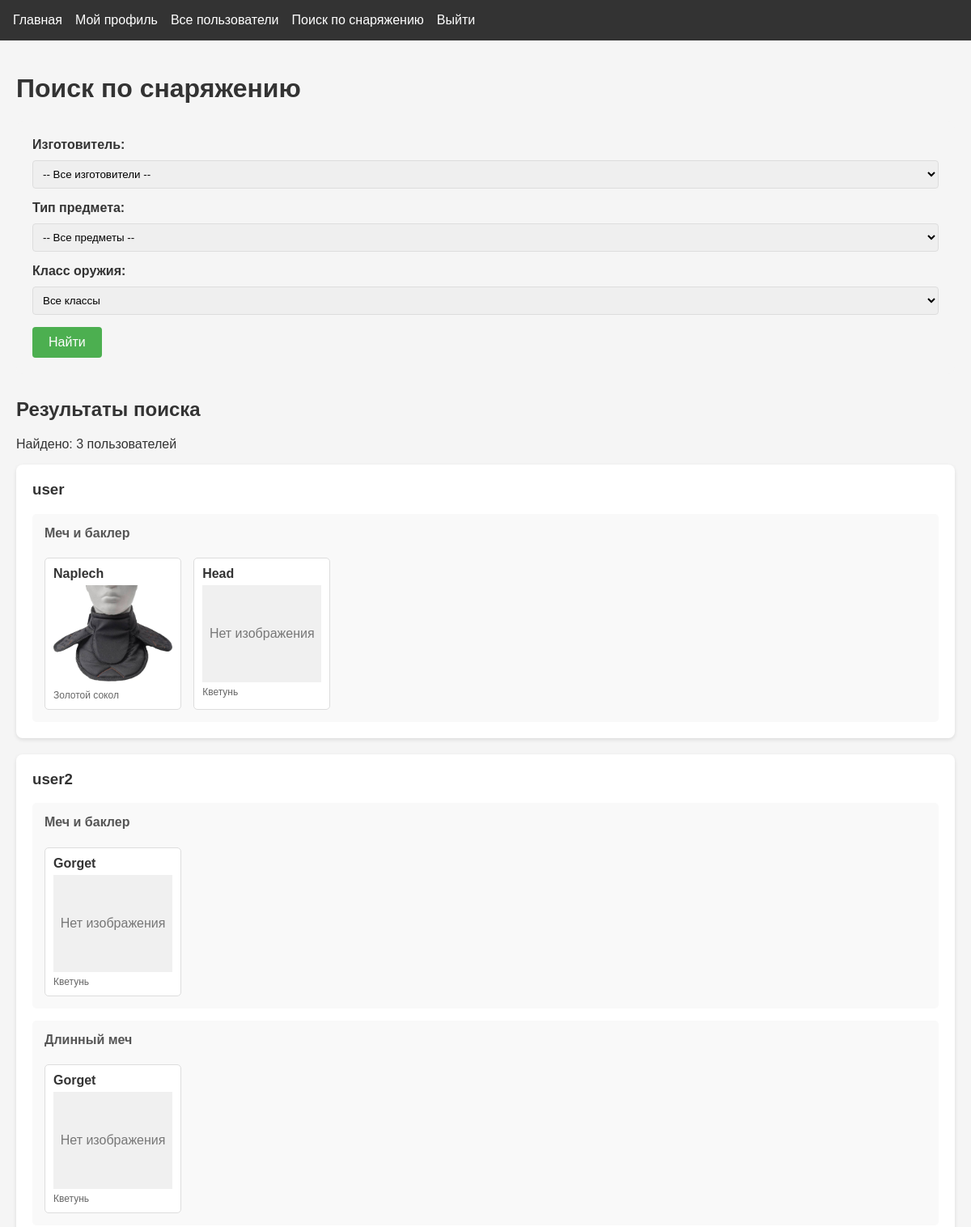
/search (signed in, upper part), run on an earlier commit of the app's database.
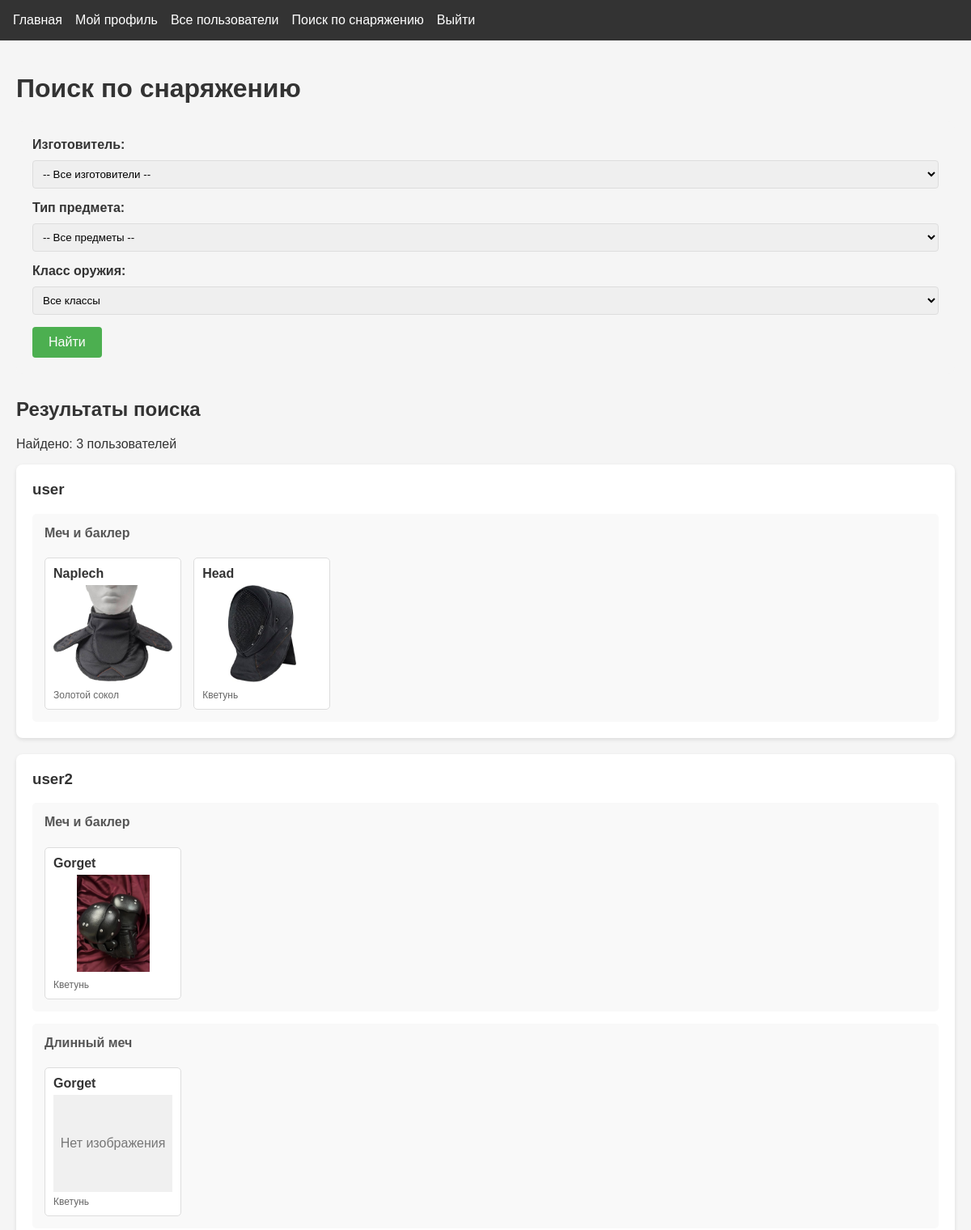
And on a later commit of the database.
### app.py (models this page shows)
class User(db.Model, UserMixin):
    id = db.Column(db.Integer, primary_key=True)
    username = db.Column(db.String(80), unique=True, nullable=False)
    password = db.Column(db.String(120), nullable=False)
    weapon_class = db.Column(db.String(20), default="sword_buckler")
    age = db.Column(db.Integer)
    real_name = db.Column(db.String(100))
    has_longsword = db.Column(db.Boolean, default=False)
    longsword_since = db.Column(db.Date)
    has_rapier = db.Column(db.Boolean, default=False)
    rapier_since = db.Column(db.Date)
    has_sabre = db.Column(db.Boolean, default=False)
    sabre_since = db.Column(db.Date)
    has_sword_buckler = db.Column(db.Boolean, default=False)
    sword_buckler_since = db.Column(db.Date)
    items = db.relationship(
        "InventoryItem", backref="user", lazy=True, cascade="all, delete-orphan"
    )

class InventoryItem(db.Model):
    id = db.Column(db.Integer, primary_key=True)
    user_id = db.Column(db.Integer, db.ForeignKey("user.id"), nullable=False)
    model = db.Column(db.String(20), default="none")  # изготовитель
    model_site = db.Column(db.Text)  # ссылка на изготовителя
    weapon_class = db.Column(db.String(20), default="all")  # 'all' или конкретный класс
    item_type = db.Column(db.String(20), nullable=False)
    image_paths = db.Column(db.Text)
    description = db.Column(db.Text)
    pros = db.Column(db.Text)
    cons = db.Column(db.Text)
    rating = db.Column(db.Integer)

### app.py (the view)
@app.route("/search")
@login_required
def user_search_equip():
    manufacturer = request.args.get("manufacturer", "")
    item_type = request.args.get("item_type", "")
    weapon_class = request.args.get("weapon_class", "all")
    users = User.query.order_by(User.username).all()
    results = []
    for user in users:
        query = InventoryItem.query.filter_by(user_id=user.id)
        if manufacturer:
            query = query.filter_by(model=manufacturer)
        if item_type:
            query = query.filter_by(item_type=item_type)
        if weapon_class != "all":
            query = query.filter(
                (InventoryItem.weapon_class == weapon_class) |
                (InventoryItem.weapon_class == "all")
            )
        items = query.all()
        if items:
            items_by_class = {}
            for item in items:
                if item.weapon_class not in items_by_class:
                    items_by_class[item.weapon_class] = []
                items_by_class[item.weapon_class].append(item)
            results.append({
                "user": user,
                "items_by_class": items_by_class
            })
    item_types = [
        "gorget", "head", "namasnik", "naplech", "torso",
        "ng", "brass", "lokti", "gloves", "sht",
        "pants", "shoes", "bag", "sword1", "sword2", "sword3"
    ]
    return render_template(
        "search.html",
        results=results,
        search_manufacturer=manufacturer,
        search_item_type=item_type,
        search_weapon_class=weapon_class,
        weapon_classes={
            "sword_buckler": "Меч и баклер",
            "longsword": "Длинный меч",
            "rapier_dagger": "Рапира и дага",
            "sabre": "Сабля",
            "all": "Все классы"
        },
        manufacturers=[
            ("Kvetun", "Кветунь"),
            ("Gold_Sokol", "Золотой сокол"),
            ("PikeArmory", "Pike Armory")
        ],
        item_types=item_types
    )

### app.py (called while the page is built)
@login_manager.user_loader
def load_user(user_id):
    return User.query.get(int(user_id))

### templates/search.html (shortened to what this page needs)
{% extends "base.html" %}
{% block content %}
<div class="search-container">
    <h1>Поиск по снаряжению</h1>
    <div class="search-box">
        <form action="{{ url_for('user_search_equip') }}" method="GET">
            <div class="form-group">
                <label for="manufacturer">Изготовитель:</label>
                <select id="manufacturer" name="manufacturer">
                    <option value="">-- Все изготовители --</option>
                </select>
            </div>
            <div class="form-group">
                <label for="item_type">Тип предмета:</label>
                <select id="item_type" name="item_type">
                    <option value="">-- Все предметы --</option>
                </select>
            </div>
            <div class="form-group">
                <label for="weapon_class">Класс оружия:</label>
                <select id="weapon_class" name="weapon_class">
                    {% for value, name in weapon_classes.items() %}
                    <option value="{{ value }}" {% if search_weapon_class == value %}selected{% endif %}>{{ name }}</option>
                    {% endfor %}
                </select>
            </div>
            <button type="submit" class="btn">Найти</button>
        </form>
    </div>
    {% if results %}
    <div class="search-results">
        <h2>Результаты поиска</h2>
        <p>Найдено: {{ results|length }} пользователей</p>
        {% for result in results %}
        <div class="user-result">
            <h3>
                <a href="{{ url_for('view_profile', username=result.user.username) }}">
                    {{ result.user.username }}
                </a>
            </h3>
            {% for weapon_class, items in result.items_by_class.items() %}
            <div class="weapon-class-section">
                <h4>{{ weapon_classes.get(weapon_class, weapon_class) }}</h4>
                <div class="items-grid">
                    {% for item in items %}
                    <div class="search-item" onclick="showTooltip(event)">
                        <div class="item-type">{{ item.item_type }}</div>
                        {% if item.image_paths %}
                        <img src="{{ url_for('static', filename='uploads/' + item.image_paths.split(',')[0]) }}"
                             alt="{{ item.item_type }}"
                             data-description="{{ item.description }}"
                             data-pros="{{ item.pros }}"
                             data-cons="{{ item.cons }}"
                             data-model="{{ item.model }}"
                             data-rating="{{ item.rating }}"
                             data-images="{{ item.image_paths }}">
                        {% else %}
                        <div class="no-image">Нет изображения</div>
                        {% endif %}
                        <div class="item-model">
                            {% if item.model == "Kvetun" %}Кветунь
                            {% elif item.model == "Gold_Sokol" %}Золотой сокол
                            {% elif item.model == "PikeArmory" %}Pike Armory
                            {% else %}{{ item.model }}
                            {% endif %}
                        </div>
                    </div>
                    {% endfor %}
                </div>
            </div>
            {% endfor %}
        </div>
        {% endfor %}
    </div>
    {% elif request.args.get('manufacturer') or request.args.get('item_type') or request.args.get('weapon_class') %}
    <div class="no-results">
        <p>Ничего не найдено по вашему запросу.</p>
    </div>
    {% endif %}
</div>
{% endblock %}

### templates/base.html (shortened to what this page needs)
<!DOCTYPE html>
<html lang="ru">
<head>
    <link rel="stylesheet" href="{{ url_for('static', filename='css/style.css') }}">
</head>
<body>
    <header>
        <nav>
            <a href="{{ url_for('index') }}">Главная</a>
            {% if current_user.is_authenticated %}
                <a href="{{ url_for('my_profile') }}">Мой профиль</a>
                 <a href="{{ url_for('user_list') }}">Все пользователи</a>
                 <a href="{{ url_for('user_search_equip') }}">Поиск по снаряжению</a>
                <a href="{{ url_for('logout') }}">Выйти</a>
            {% else %}
                <a href="{{ url_for('login') }}">Войти</a>
                <a href="{{ url_for('register') }}">Регистрация</a>
            {% endif %}
        </nav>
    </header>
    <main>
        {% block content %}{% endblock %}
    </main>
</body>
</html>

### static/css/style.css (style rules this page uses)
body { font-family: 'Arial', sans-serif; margin: 0; padding: 0; background-color: #f5f5f5; color: #333; }
header { background-color: #333; color: white; padding: 1rem; }
nav { display: flex; gap: 1rem; }
nav a { color: white; text-decoration: none; }
.btn { display: inline-block; padding: 0.5rem 1rem; background-color: #4CAF50; color: white; text-decoration: none; border-radius: 4px; }
.form-group { display: flex; flex-direction: column; gap: 5px; }
.form-group label { font-weight: bold; }
.btn { padding: 10px 15px; border-radius: 4px; cursor: pointer; text-decoration: none; }

### templates/search.html (style rules this page uses)
.search-container { max-width: 1200px; margin: 0 auto; padding: 20px; }
.search-box { background: #f5f5f5; padding: 20px; border-radius: 8px; margin-bottom: 30px; }
.form-group { margin-bottom: 15px; }
.form-group label { display: block; margin-bottom: 5px; font-weight: bold; }
.form-group select { width: 100%; padding: 8px; border: 1px solid #ddd; border-radius: 4px; }
.btn { padding: 10px 20px; background-color: #4CAF50; color: white; border: none; border-radius: 4px; cursor: pointer; font-size: 16px; }
.search-results { margin-top: 20px; }
.user-result { background: white; border-radius: 8px; padding: 20px; margin-bottom: 20px; box-shadow: 0 2px 5px rgba(0,0,0,0.1); }
.user-result h3 { margin-top: 0; color: #333; }
.user-result h3 a { color: inherit; text-decoration: none; }
.weapon-class-section { margin-top: 15px; padding: 15px; background: #f9f9f9; border-radius: 5px; }
.weapon-class-section h4 { margin-top: 0; color: #555; }
.items-grid { display: grid; grid-template-columns: repeat(auto-fill, minmax(150px, 1fr)); gap: 15px; margin-top: 10px; }
.search-item { background: white; border: 1px solid #ddd; border-radius: 5px; padding: 10px; cursor: pointer; transition: transform 0.2s; }
.search-item .item-type { font-weight: bold; margin-bottom: 5px; text-transform: capitalize; }
.search-item img { width: 100%; height: 120px; object-fit: contain; margin-bottom: 5px; }
.search-item .no-image { width: 100%; height: 120px; background: #f0f0f0; display: flex; align-items: center; justify-content: center; color: #777; margin-bottom: 5px; }
.search-item .item-model { font-size: 12px; color: #666; }

What changed in the data, as far as the page shows it:
changed InventoryItem "Head": image_paths+item_type: picture added
changed InventoryItem (number 3 of 4 on the later page): image_paths+item_type: picture added
Also different on the page:
list line gone: "Нет изображения"
